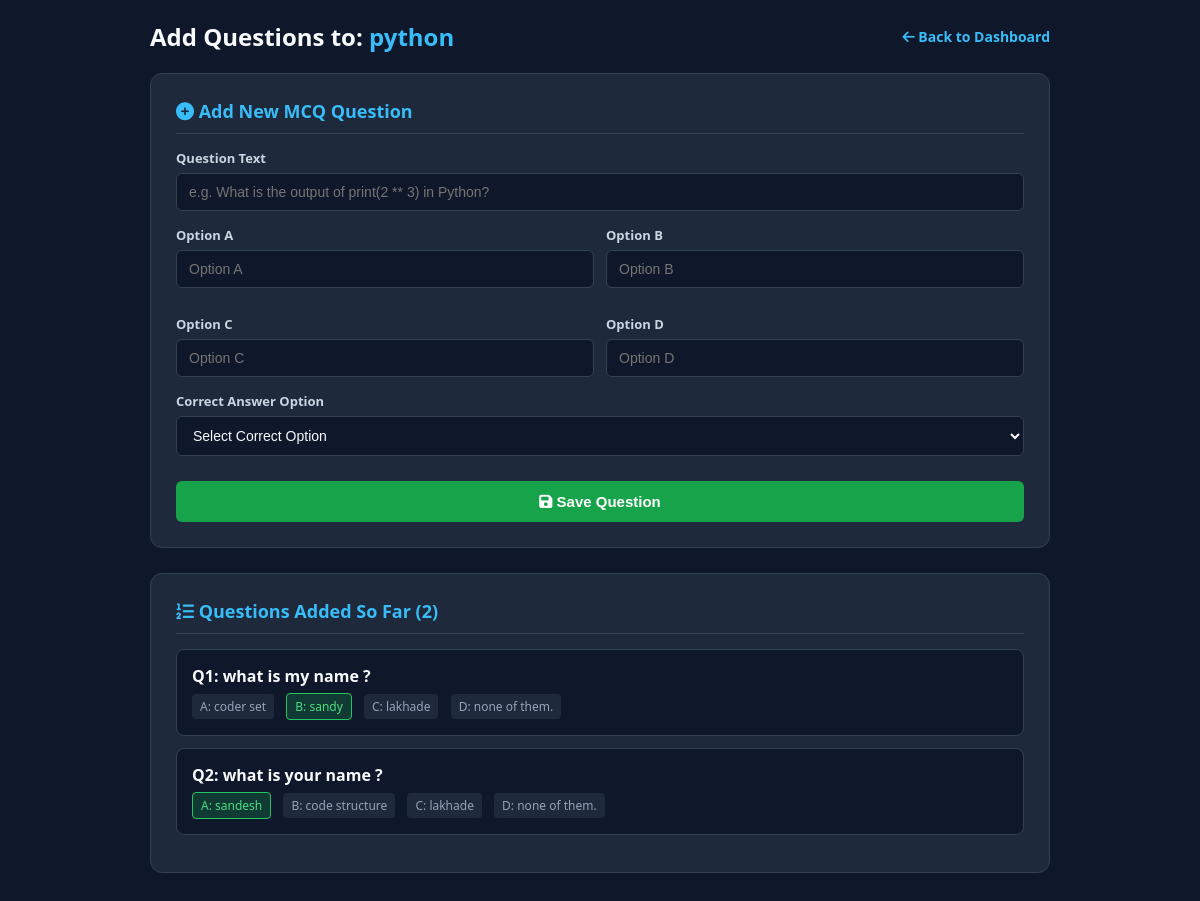
The app's page /add_questions/1 (signed in) with its own data.
### tables this page shows
CREATE TABLE quizzes (
            id INTEGER PRIMARY KEY AUTOINCREMENT,
            title TEXT NOT NULL,
            description TEXT,
            subject TEXT,
            duration INTEGER NOT NULL,
            pass_percentage INTEGER NOT NULL,
            created_by INTEGER,
            FOREIGN KEY (created_by) REFERENCES users (id)
        );

CREATE TABLE questions (
            id INTEGER PRIMARY KEY AUTOINCREMENT,
            quiz_id INTEGER NOT NULL,
            question_text TEXT NOT NULL,
            option_a TEXT NOT NULL,
            option_b TEXT NOT NULL,
            option_c TEXT NOT NULL,
            option_d TEXT NOT NULL,
            correct_option TEXT NOT NULL,
            FOREIGN KEY (quiz_id) REFERENCES quizzes (id)
        );

### app.py (the view, shortened to what this page needs)
@app.route('/add_questions/<int:quiz_id>', methods=['GET', 'POST'])
def add_questions(quiz_id):
    if session.get('role') not in ['Teacher', 'Admin']:
        return redirect(url_for('login'))
    db = get_db()
    db.execute('SELECT * FROM questions WHERE quiz_id = ?', (quiz_id,))
    questions = db.fetchall()
    db.execute('SELECT * FROM quizzes WHERE id = ?', (quiz_id,))
    quiz = db.fetchone()
    db.close()
    return render_template('add_questions.html', quiz=quiz, questions=questions)

### app.py (called while the page is built)
def get_db():
    return DBConnection()

    def execute(self, query, params=()):
        if self.is_postgres:
            query = query.replace('?', '%s')
            query = query.replace('AUTOINCREMENT', '')
        self.cursor.execute(query, params)
        return self.cursor

    def fetchone(self):
        return self.cursor.fetchone()

    def fetchall(self):
        return self.cursor.fetchall()

    def close(self):
        self.cursor.close()
        self.conn.close()

### templates/add_questions.html (shortened to what this page needs)
<!DOCTYPE html>
<html lang="en">
<head>
    <link rel="stylesheet" href="https://cdnjs.cloudflare.com/ajax/libs/font-awesome/6.4.0/css/all.min.css">
</head>
<body>
    <div class="container">
        <div class="header">
            <h2>Add Questions to: <span style="color: #38bdf8;">{{ quiz.title }}</span></h2>
            <a href="/teacher/dashboard" class="btn-back"><i class="fa-solid fa-arrow-left"></i> Back to Dashboard</a>
        </div>
        <div class="card">
            <div class="card-title"><i class="fa-solid fa-plus-circle"></i> Add New MCQ Question</div>
            <form method="POST">
                <div class="form-group">
                    <label>Question Text</label>
                    <input type="text" name="question_text" placeholder="e.g. What is the output of print(2 ** 3) in Python?" required>
                </div>
                <div class="grid-options">
                    <div class="form-group">
                        <label>Option A</label>
                        <input type="text" name="option_a" placeholder="Option A" required>
                    </div>
                    <div class="form-group">
                        <label>Option B</label>
                        <input type="text" name="option_b" placeholder="Option B" required>
                    </div>
                    <div class="form-group">
                        <label>Option C</label>
                        <input type="text" name="option_c" placeholder="Option C" required>
                    </div>
                    <div class="form-group">
                        <label>Option D</label>
                        <input type="text" name="option_d" placeholder="Option D" required>
                    </div>
                </div>
                <div class="form-group">
                    <label>Correct Answer Option</label>
                    <select name="correct_option" required>
                        <option value="">Select Correct Option</option>
                    </select>
                </div>
                <button type="submit" class="btn-save">
                    <i class="fa-solid fa-floppy-disk"></i> Save Question
                </button>
            </form>
        </div>
        <div class="card">
            <div class="card-title">
                <i class="fa-solid fa-list-ol"></i> Questions Added So Far ({{ questions|length }})
            </div>
            {% for q in questions %}
            <div class="q-list-item">
                <p><b>Q{{ loop.index }}: {{ q.question_text }}</b></p>
                <div>
                    <span class="opt-tag {% if q.correct_option == 'A' %}opt-correct{% endif %}">A: {{ q.option_a }}</span>
                    <span class="opt-tag {% if q.correct_option == 'B' %}opt-correct{% endif %}">B: {{ q.option_b }}</span>
                    <span class="opt-tag {% if q.correct_option == 'C' %}opt-correct{% endif %}">C: {{ q.option_c }}</span>
                    <span class="opt-tag {% if q.correct_option == 'D' %}opt-correct{% endif %}">D: {{ q.option_d }}</span>
                </div>
            </div>
            {% else %}
                <p style="color: #94a3b8; text-align: center;">No questions added yet to this quiz.</p>
            {% endfor %}
        </div>
    </div>
</body>
</html>

### templates/add_questions.html (style rules this page uses)
* { box-sizing: border-box; margin: 0; padding: 0; }
body { background-color: #0f172a; color: #f8fafc; font-family: 'Segoe UI', Tahoma, Geneva, Verdana, sans-serif; padding: 20px; }
.container { max-width: 900px; margin: 0 auto; }
.header { display: flex; justify-content: space-between; align-items: center; margin-bottom: 20px; }
.btn-back { color: #38bdf8; text-decoration: none; font-weight: 600; font-size: 14px; }
.card { background: #1e293b; border: 1px solid #334155; border-radius: 12px; padding: 25px; margin-bottom: 25px; }
.card-title { font-size: 18px; font-weight: 700; color: #38bdf8; margin-bottom: 15px; border-bottom: 1px solid #334155; padding-bottom: 10px; }
.form-group { margin-bottom: 15px; }
.form-group label { display: block; font-size: 13px; color: #cbd5e1; margin-bottom: 6px; font-weight: 600; }
.form-group input, .form-group select { width: 100%; padding: 10px 12px; background: #0f172a; border: 1px solid #334155; border-radius: 6px; color: #f8fafc; font-size: 14px; outline: none; }
.grid-options { display: grid; grid-template-columns: 1fr 1fr; gap: 12px; }
.btn-save { width: 100%; padding: 12px; background: #16a34a; color: #fff; border: none; border-radius: 6px; font-weight: 700; cursor: pointer; font-size: 15px; margin-top: 10px; }
.q-list-item { background: #0f172a; border: 1px solid #334155; border-radius: 8px; padding: 15px; margin-bottom: 12px; }
.opt-tag { display: inline-block; background: #1e293b; padding: 4px 8px; border-radius: 4px; font-size: 12px; margin-right: 8px; margin-top: 6px; color: #94a3b8; }
.opt-correct { background: rgba(34, 197, 94, 0.2); color: #4ade80; border: 1px solid #22c55e; }

### records on screen
quizzes: title "python"
questions: question_text "what is my name ?", option_a "coder set", option_b "sandy", option_c "lakhade", option_d "none of them."
questions: question_text "what is your name ?", option_a "sandesh", option_b "code structure", option_c "lakhade", option_d "none of them."

### other values on screen
{{ questions|length }} "2"
